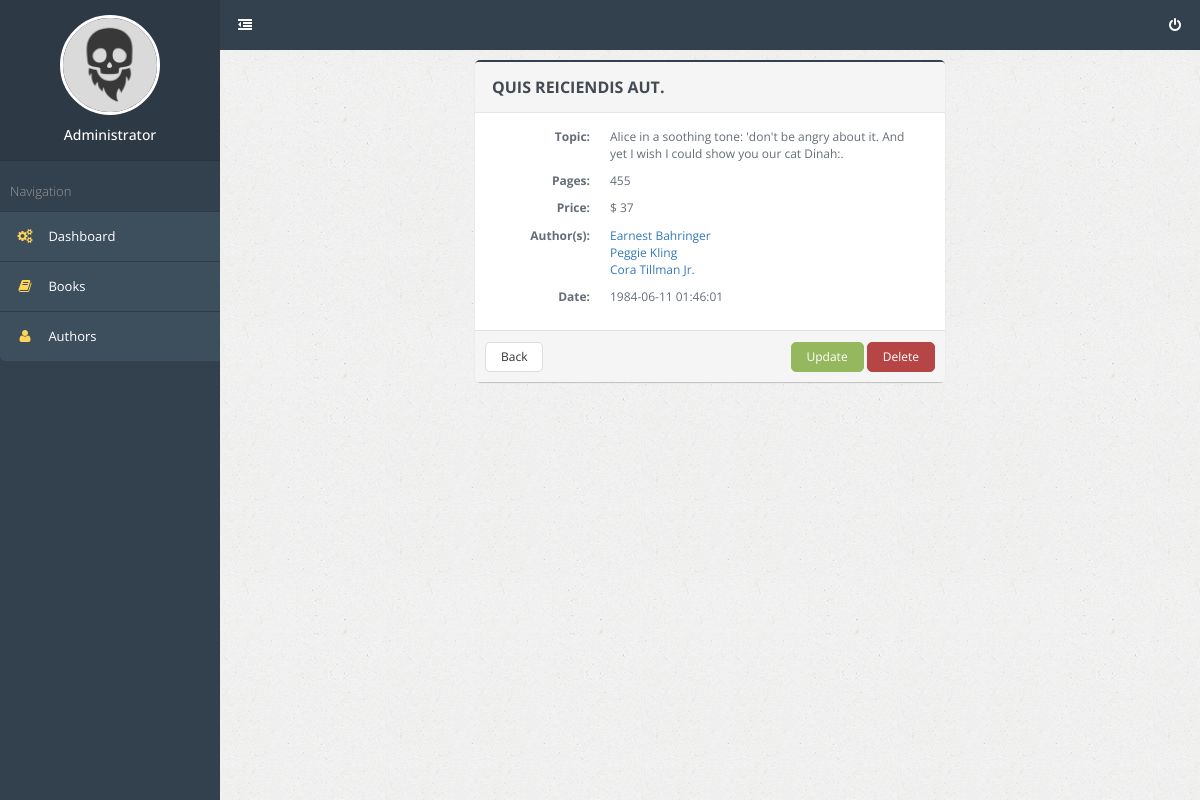
/book/6 (signed in), run on the app's committed database.
### tables this page shows
CREATE TABLE `book` (
  `id` int NOT NULL,
  `title` varchar(255) NOT NULL,
  `topic` varchar(255) NOT NULL,
  `pages` int NOT NULL,
  `price` int NOT NULL,
  `date_added` timestamp NOT NULL DEFAULT CURRENT_TIMESTAMP
);

CREATE TABLE `author` (
  `id` int NOT NULL,
  `name` varchar(255) NOT NULL,
  `date_added` timestamp NOT NULL DEFAULT CURRENT_TIMESTAMP
);

### config/routes.php (called while the page is built)
<?php
return array(
	'admin/create' => 'adminBook/create',
	'admin/delete/([0-9]+)' => 'adminBook/delete/$1',
	'admin/update/([0-9]+)' => 'adminBook/update/$1',
	'admin' => 'adminBook/index',
	'author/([0-9]+)'=>'author/view/$1',
	'authors'=>'author/index',
	'book/([0-9]+)'=>'book/view/$1',
	'books'=>'book/index',
	'user/register' => 'user/register',
	'user/login' => 'user/login',
	'user/logout' => 'user/logout',
	'^$'=>'book/index',
);

### index.php (called while the page is built, shortened)
<?php
require_once(ROOT.'/components/Autoload.php');
$router = new Router();
$router->run();

### components/Autoload.php (called while the page is built, shortened)
<?php
spl_autoload_register(function($class_name)
{
    $array_paths = array(
        '/models/',
        '/components/',
        '/controllers/',
    );
    foreach ($array_paths as $path) {
        $path = ROOT . $path . $class_name . '.php';
    }
});

### models/User.php (called while the page is built, shortened)
<?php
class User
{
	public static function checkLogged()
	{
		if (isset($_SESSION['user'])) {
			return $_SESSION['user'];
		} else {
			header( "Location: /user/login" );
		}
	}
    public static function isGuest()
    {
        if (isset($_SESSION['user'])) {
            return false;
        }
        return true;
    }
    public static function getUserById($id)
    {
        $db = Database::connect();
        $sql = 'SELECT * FROM user WHERE id = :id';
        $result = $db->prepare($sql);
        $result->bindParam(':id', $id, PDO::PARAM_INT);
        $result->setFetchMode(PDO::FETCH_ASSOC);
        $result->execute();
        return $result->fetch();
    }
	public static function checkAdmin()
	{
		$userId = User::checkLogged();
		$user = User::getUserById($userId);
		if (!empty($user) && $user['role'] == 1) {
			return true;
		} else {
			return false;
		}
	}
}

### models/Book.php (called while the page is built, shortened)
<?php
class Book {
	public static function getBookById($id){
		$id=intval($id);
		if ($id) {
			$db = Database::connect();
			$result = $db->query( 'SELECT `id`, `title`, `topic`, `pages`, `price`, `date_added` FROM `book` WHERE `id`=' . $id );
			$result->setFetchMode(PDO::FETCH_ASSOC);
			$bookSingle = $result->fetch();
			$bookSingle['authors'] = Author::getAuthorByBookId($id);
			return $bookSingle;
		}
	}
}

### models/Author.php (called while the page is built, shortened)
<?php
class Author {
	public static function getAuthorByBookId($id){
		$id=intval($id);
		if ($id) {
			$db = Database::connect();
			$authorOfBookList = array();
			$result = $db->query( 'SELECT author.name, author.id
								FROM ((book_author
								INNER JOIN book ON book_author.book_id = book.id)
								INNER JOIN author ON book_author.author_id = author.id)
								WHERE `book_id`='.$id.'
								ORDER BY author.id');
			$i=0;
			while($row = $result->fetch()){
				$authorOfBookList[$i]['id'] = $row['id'];
				$authorOfBookList[$i]['name'] = $row['name'];
				$i++;
			}
			return $authorOfBookList;
		}
	}
}

### views/book/view.php (the view)
<?php include (ROOT.'/views/layouts/header.php'); ?>
<div class="page-container">
	<?php if (User::checkAdmin()) :
		include (ROOT.'/views/layouts/sidebar_admin.php');
	else:
		include (ROOT.'/views/layouts/sidebar.php');
	endif; ?>
	<div class="page-content">
		<?php include (ROOT.'/views/layouts/navbar.php'); ?>
		<div class="page-title">
		</div>
		<div class="page-content-wrap">
			<div class="row">
                <div class="col-md-6 col-md-offset-3">
					<form method="post">
						<div class="panel panel-primary">
							<div class="panel-heading">
								<h3 class="text-uppercase panel-title"><b><?php echo $book['title']; ?></b></h3>
							</div>
							<div class="panel-body">
								<p class="col-md-3 text-right"><b>Topic:</b></p><p class="col-md-9"> <?php echo $book['topic']; ?></p>
								<p class="col-md-3 text-right"><b>Pages:</b></p><p class="col-md-9"> <?php echo $book['pages']; ?></p>
								<p class="col-md-3 text-right"><b>Price:</b></p><p class="col-md-9"> $ <?php echo $book['price']; ?></p>
								<p class="col-md-3 text-right"><b>Author(s):</b></p>
								<ul class="col-md-9 list-unstyled">
										<?php foreach ( $book['authors'] as $author ): ?>
											<li><a href="/author/<?php echo $author['id']; ?>"><?php echo $author['name']; ?></a></li>
										<?php endforeach; ?>
								</ul>
                                <div class="clearfix"></div>
								<p class="col-md-3 text-right"><b>Date:</b></p><p class="col-md-9"> <?php echo $book['date_added']; ?></p>
							</div>
							<div class="panel-footer">
                                <a href="javascript:history.back()" class="btn btn-default">Back</a>
								<div class="pull-right">
									<a href="/admin/update/<?php echo $book['id']; ?>" class="btn btn-success">Update</a>
									<a href="/admin/delete/<?php echo $book['id']; ?>" class="btn btn-danger">Delete</a>
								</div>
							</div>
						</div>
					</form>
				</div>
			</div>
		</div>
	</div>
</div>
<?php include ROOT . '/views/layouts/footer.php'; ?>

### components/Router.php (shortened to what this page needs)
<?php
class Router {
	private $routes;
	public function __construct() {
		$routesPath = ROOT.'/config/routes.php';
		$this->routes = include ($routesPath);
	}
	private function getUri(){
		if (!empty($_SERVER['REQUEST_URI'])){
			return trim($_SERVER['REQUEST_URI'], '/');
		}
	}
	public function run(){
		$uri = $this->getUri();
		foreach ($this->routes as $pattern=>$path){
			if(preg_match("~$pattern~", $uri)){
				$route = preg_replace("~$pattern~", $path, $uri);
				$segments = explode('/', $route);
				$controllerName = ucfirst(array_shift($segments).'Controller');
				$actionName = 'action'.ucfirst(array_shift($segments));
				$parameters = $segments;
				$controllerObject = new $controllerName;
				$result = call_user_func_array(array($controllerObject,$actionName), $parameters);
				if ($result != null){
					break;
				}
			}
		}
	}
}

### views/layouts/sidebar_admin.php (shortened to what this page needs)
<div class="page-sidebar">
	<ul class="x-navigation">
		<li class="xn-profile">
			<div class="profile">
				<div class="profile-image">
					<img src="/template/assets/images/users/avatar.png" alt=""/>
				</div>
				<div class="profile-data">
                    <div class="profile-data-name">Administrator</div>
				</div>
			</div>
		</li>
		<li class="xn-title">Navigation</li>
        <li class="active">
            <a href="/admin"><span class="fa fa-gears"></span> <span class="xn-text">Dashboard</span></a>
        </li>
        <li class="active">
            <a href="/books"><span class="fa fa-book"></span> <span class="xn-text">Books</span></a>
        </li>
        <li class="active">
            <a href="/authors"><span class="fa fa-user"></span> <span class="xn-text">Authors</span></a>
        </li>
	</ul>
</div>

### views/layouts/navbar.php (shortened to what this page needs)
<ul class="x-navigation x-navigation-horizontal x-navigation-panel">
	<li class="xn-icon-button">
		<a href="#" class="x-navigation-minimize"><span class="fa fa-dedent"></span></a>
	</li>
	<?php if (!User::isGuest()): ?>
		<li class="xn-icon-button pull-right last">
			<a href="#"><span class="fa fa-power-off"></span></a>
		</li>
	<?php endif; ?>
</ul>

### data on the page
book: title "QUIS REICIENDIS AUT.", topic "Alice in a soothing tone: 'don't be angry about it. And yet I wish I could show you our cat Dinah:.", pages "455", price "37", date_added "1984-06-11 01:46:01"
author: name "Earnest Bahringer"
author: name "Peggie Kling"
author: name "Cora Tillman Jr."
